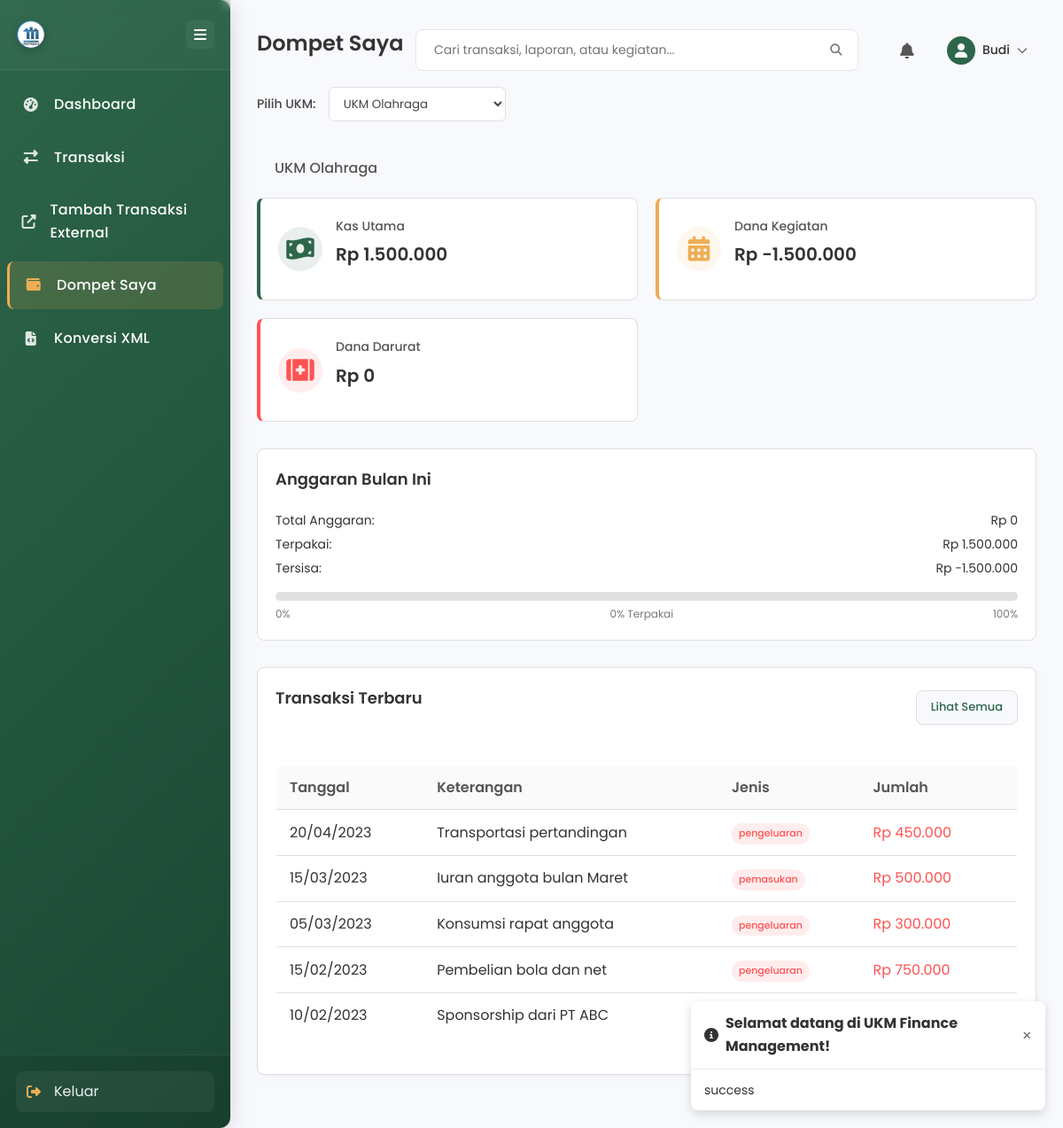
The app's page /wallet.php (signed in) with its own data.
### tables this page shows
CREATE TABLE IF NOT EXISTS `ukm` (
  `id` int(11) NOT NULL AUTO_INCREMENT,
  `nama_ukm` varchar(100) NOT NULL,
  `deskripsi` text,
  `ketua` varchar(100) DEFAULT NULL,
  `logo` varchar(255) DEFAULT NULL,
  `created_at` timestamp NOT NULL DEFAULT CURRENT_TIMESTAMP,
  `updated_at` timestamp NOT NULL DEFAULT CURRENT_TIMESTAMP ON UPDATE CURRENT_TIMESTAMP,
  PRIMARY KEY (`id`)
);

CREATE TABLE IF NOT EXISTS `transaksi` (
  `id` int(11) NOT NULL AUTO_INCREMENT,
  `ukm_id` int(11) NOT NULL,
  `jenis` enum('pemasukan','pengeluaran') NOT NULL,
  `kategori` varchar(100) NOT NULL,
  `jumlah` decimal(15,2) NOT NULL,
  `tanggal` date NOT NULL,
  `keterangan` text,
  `created_by` int(11) DEFAULT NULL,
  `created_at` timestamp NOT NULL DEFAULT CURRENT_TIMESTAMP,
  `updated_at` timestamp NOT NULL DEFAULT CURRENT_TIMESTAMP ON UPDATE CURRENT_TIMESTAMP,
  PRIMARY KEY (`id`),
  KEY `ukm_id` (`ukm_id`),
  KEY `created_by` (`created_by`),
  CONSTRAINT `transaksi_ibfk_1` FOREIGN KEY (`ukm_id`) REFERENCES `ukm` (`id`) ON DELETE CASCADE,
  CONSTRAINT `transaksi_ibfk_2` FOREIGN KEY (`created_by`) REFERENCES `users` (`id`) ON DELETE SET NULL
);

### class/finance.php (called while the page is built, shortened)
<?php
class Finance {
    private $host = 'localhost';
    private $user = 'root';
    private $pass = '';
    private $database = "ukm_finance";
    private $tblTransaksi = 'transaksi';
    private $tblUkm = 'ukm';
    private $dbConnect = false;
    public function __construct() {
        if(!$this->dbConnect) {
            try {
                $conn = new mysqli($this->host, $this->user, $this->pass, $this->database);
                $this->dbConnect = $conn;
            } catch (Exception $e) {
                error_log("Database connection error: " . $e->getMessage());
                throw new Exception("Database connection error: " . $e->getMessage());
            }
        }
    }
    public function getTransaksi($ukm_id = null, $limit = null) {
        $sqlQuery = "SELECT t.*, u.nama_ukm
                    FROM ".$this->tblTransaksi." t
                    LEFT JOIN ".$this->tblUkm." u ON t.ukm_id = u.id";
        $params = [];
        $types = "";
        if($ukm_id) {
            $sqlQuery .= " WHERE t.ukm_id = ?";
            $params[] = (int)$ukm_id;
            $types .= "i";
        }
        $sqlQuery .= " ORDER BY t.tanggal DESC";
        if($limit) {
            $sqlQuery .= " LIMIT ?";
            $params[] = (int)$limit;
            $types .= "i";
        }
        $stmt = $this->dbConnect->prepare($sqlQuery);
        if (!empty($params)) {
            $stmt->bind_param($types, ...$params);
        }
        if (!$stmt->execute()) {
            $error = $stmt->error;
            $stmt->close();
            throw new Exception("Failed to execute query: " . $error);
        }
        $result = $stmt->get_result();
        $transaksiData = [];
        while($transaksiRecord = $result->fetch_assoc()) {
            $transaksiData[] = $transaksiRecord;
        }
        return $transaksiData;
    }
    public function getLaporanKeuangan($ukm_id, $month = null) {
        $whereClause = "WHERE ukm_id = ?";
        $params = [$ukm_id];
        $types = "i";
        $sqlPemasukan = "SELECT SUM(jumlah) as total FROM ".$this->tblTransaksi."
                        $whereClause AND jenis = 'pemasukan'";
        $stmt = $this->dbConnect->prepare($sqlPemasukan);
        $stmt->bind_param($types, ...$params);
        $stmt->execute();
        $resultPemasukan = $stmt->get_result();
        $pemasukan = $resultPemasukan->fetch_assoc()['total'] ?: 0;
        $sqlPengeluaran = "SELECT SUM(jumlah) as total FROM ".$this->tblTransaksi."
                          $whereClause AND jenis = 'pengeluaran'";
        $stmt = $this->dbConnect->prepare($sqlPengeluaran);
        $stmt->bind_param($types, ...$params);
        $stmt->execute();
        $resultPengeluaran = $stmt->get_result();
        $pengeluaran = $resultPengeluaran->fetch_assoc()['total'] ?: 0;
        $saldo = $pemasukan - $pengeluaran;
        $sqlKategori = "SELECT kategori, SUM(jumlah) as total
                       FROM ".$this->tblTransaksi."
                       $whereClause
                       GROUP BY kategori";
        $stmt = $this->dbConnect->prepare($sqlKategori);
        $stmt->bind_param($types, ...$params);
        $stmt->execute();
        $resultKategori = $stmt->get_result();
        $kategoriData = array();
        while($kategori = $resultKategori->fetch_assoc()) {
            $kategoriData[] = $kategori;
        }
        $laporan = array(
            'pemasukan' => $pemasukan,
            'pengeluaran' => $pengeluaran,
            'saldo' => $saldo,
            'kategori' => $kategoriData
        );
        return $laporan;
    }
    public function getUkm() {
        try {
            $sqlQuery = "SELECT * FROM ".$this->tblUkm." ORDER BY nama_ukm";
            $result = $this->dbConnect->query($sqlQuery);
            $ukmData = array();
            while($ukmRecord = $result->fetch_assoc()) {
                $ukmData[] = $ukmRecord;
            }
            return $ukmData;
        } catch (Exception $e) {
            error_log("Error in getUkm: " . $e->getMessage());
            throw new Exception("Failed to get UKM list: " . $e->getMessage());
        }
    }
    public function getUkmSettings($ukm_id) {
        try {
            $stmt = $this->dbConnect->prepare("SELECT * FROM settings WHERE ukm_id = ?");
            $stmt->bind_param("i", $ukm_id);
            $stmt->execute();
            $result = $stmt->get_result();
            $stmt = $this->dbConnect->prepare("INSERT INTO settings (ukm_id) VALUES (?)");
            $stmt = $this->dbConnect->prepare("SELECT * FROM settings WHERE ukm_id = ?");
            $stmt->bind_param("i", $ukm_id);
            $stmt->execute();
            $result = $stmt->get_result();
            return $result->fetch_assoc();
        } catch (Exception $e) {
            error_log("Error in getUkmSettings: " . $e->getMessage());
            return null;
        }
    }
}
?>

### wallet.php (the view, shortened to what this page needs)
<?php
include('inc/header.php');
include('class/finance.php');
$finance = new Finance();
$ukms = $finance->getUkm();
$ukm_id = isset($_GET['ukm_id']) ? $_GET['ukm_id'] : (isset($_SESSION['ukm_id']) ? $_SESSION['ukm_id'] : (count($ukms) > 0 ? $ukms[0]['id'] : null));
$ukm_name = "";
if ($ukm_id) {
    foreach($ukms as $ukm) {
        if($ukm['id'] == $ukm_id) {
            $ukm_name = $ukm['nama_ukm'];
            break;
        }
    }
}
$laporan = $finance->getLaporanKeuangan($ukm_id);
$transaksi = $finance->getTransaksi($ukm_id, 5);
$settings = $finance->getUkmSettings($ukm_id);
$laporan = $laporan ?? [];
$transaksi = $transaksi ?? [];
$default_settings = [
    'monthly_budget' => 0,
    'emergency_fund' => 0
];
$settings = $settings ?? $default_settings;
$settings = array_merge($default_settings, $settings);
$wallet = [
    'cash_balance' => isset($laporan['saldo']) ? $laporan['saldo'] : 0,
    'last_updated' => date('Y-m-d H:i:s'),
    'monthly_budget' => $settings['monthly_budget'],
    'budget_remaining' => ($settings['monthly_budget'] ?? 0) - ($laporan['pengeluaran'] ?? 0),
    'budget_spent' => ($laporan['pengeluaran'] ?? 0)
];
$wallet_cards = [
    [
        'name' => 'Kas Utama',
        'balance' => $wallet['cash_balance'],
        'icon' => 'fas fa-money-bill-wave',
        'color' => 'primary'
    ],
    [
        'name' => 'Dana Kegiatan',
        'balance' => $wallet['budget_remaining'],
        'icon' => 'fas fa-calendar-alt',
        'color' => 'secondary'
    ],
    [
        'name' => 'Dana Darurat',
        'balance' => $settings['emergency_fund'],
        'icon' => 'fas fa-first-aid',
        'color' => 'danger'
    ]
];
?>
<div class="wrapper">
    <?php include('inc/sidebar.php'); ?>
    <div id="main-content">
        <section class="wallet-page">            <div class="page-header">
                <h1>Dompet Saya</h1>
                <?php include('inc/profile_bar.php'); ?>
            </div>
            <?php if($ukm_id): ?>
                <div class="ukm-selector">
                    <form method="GET" action="">
                        <label for="ukm">Pilih UKM:</label>
                        <select name="ukm_id" id="ukm" onchange="this.form.submit()">
                            <?php foreach($ukms as $ukm): ?>
                                <option value="<?php echo $ukm['id']; ?>" <?php echo ($ukm['id'] == $ukm_id) ? 'selected' : ''; ?>>
                                    <?php echo $ukm['nama_ukm']; ?>
                                </option>
                            <?php endforeach; ?>
                        </select>
                    </form>
                </div>
            <?php else: ?>
                <div class="no-ukm">
                    <p>Tidak ada UKM yang tersedia. Silakan hubungi administrator.</p>
                </div>
            <?php endif; ?>
            <p class="ukm-title">
                <?php echo $ukm_name ? "$ukm_name" : "Pilih UKM terlebih dahulu"; ?>
            </p>
            <div class="wallet-overview">
                <?php foreach ($wallet_cards as $card): ?>
                    <div class="wallet-card <?php echo $card['color']; ?>">
                        <div class="wallet-card-icon">
                            <i class="<?php echo $card['icon']; ?>"></i>
                        </div>
                        <div class="wallet-card-content">
                            <h3><?php echo $card['name']; ?></h3>
                            <h2>Rp <?php echo number_format($card['balance'], 0, ',', '.'); ?></h2>
                        </div>
                    </div>
                <?php endforeach; ?>
            </div>
            <div class="budget-progress">
                <h2>Anggaran Bulan Ini</h2>
                <div class="budget-details">
                    <div class="budget-info">
                        <span>Total Anggaran:</span>
                        <span>Rp <?php echo number_format($wallet['monthly_budget'], 0, ',', '.'); ?></span>
                    </div>
                    <div class="budget-info">
                        <span>Terpakai:</span>
                        <span>Rp <?php echo number_format($wallet['budget_spent'], 0, ',', '.'); ?></span>
                    </div>
                    <div class="budget-info">
                        <span>Tersisa:</span>
                        <span>Rp <?php echo number_format($wallet['budget_remaining'], 0, ',', '.'); ?></span>
                    </div>
                </div>
                <div class="progress-bar-container">
                    <?php $percentage = ($wallet['monthly_budget'] > 0) ? ($wallet['budget_spent'] / $wallet['monthly_budget']) * 100 : 0; ?>
                </div>
                <div class="progress-label">
                    <span>0%</span>
                    <span><?php echo round($percentage, 1); ?>% Terpakai</span>
                    <span>100%</span>
                </div>
            </div>
            <div class="recent-transactions">
                <div class="card-header">
                    <h2>Transaksi Terbaru</h2>
                    <a href="transaksi.php" class="btn btn-sm btn-outline">Lihat Semua</a>
                </div>
                <div class="transaction-list">
                    <?php if (empty($transaksi)): ?>
                        <div class="empty-state">
                            <i class="fas fa-receipt"></i>
                            <p>Belum ada transaksi</p>
                        </div>
                    <?php else: ?>
                        <table class="transaction-table">
                            <thead>
                                <tr>
                                    <th>Tanggal</th>
                                    <th>Keterangan</th>
                                    <th>Jenis</th>
                                    <th>Jumlah</th>
                                </tr>
                            </thead>
                            <tbody>
                                <?php foreach($transaksi as $t): ?>
                                    <tr>
                                        <td><?php echo date('d/m/Y', strtotime($t['tanggal'])); ?></td>
                                        <td><?php echo $t['keterangan']; ?></td>
                                        <td>
                                            <span class="badge <?php echo $t['jenis'] == 'Pemasukan' ? 'badge-success' : 'badge-danger'; ?>">
                                                <?php echo $t['jenis']; ?>
                                            </span>
                                        </td>
                                        <td class="<?php echo $t['jenis'] == 'Pemasukan' ? 'text-success' : 'text-danger'; ?>">
                                            Rp <?php echo number_format($t['jumlah'], 0, ',', '.'); ?>
                                        </td>
                                    </tr>
                                <?php endforeach; ?>
                            </tbody>
                        </table>
                    <?php endif; ?>
                </div>
            </div>
        </section>
    </div>
</div>

### style/sidebar.css (style rules this page uses)
.wrapper { display: flex; width: 100%; min-height: 100vh; }
#main-content { width: calc(100% - 260px); margin-left: 260px; transition: all 0.3s ease; padding: 0; position: relative; }

### style/animations.css (style rules this page uses)
.btn, .btn-sm, .filter-period { transition: all 0.3s ease; }

### style/finance-summary.css (style rules this page uses)
.card-header { display: flex; justify-content: space-between; margin-bottom: 20px; }

### style/profile.css (style rules this page uses)
.text-danger { color: var(--danger-color, #FF5252) !important; }

### records on screen
ukm: nama_ukm "UKM Olahraga"
transaksi: tanggal "20/04/2023", keterangan "Transportasi pertandingan", jenis "pengeluaran", jumlah "450.000"
transaksi: tanggal "15/03/2023", keterangan "Iuran anggota bulan Maret", jenis "pemasukan", jumlah "500.000"
transaksi: tanggal "05/03/2023", keterangan "Konsumsi rapat anggota", jenis "pengeluaran", jumlah "300.000"
transaksi: tanggal "15/02/2023", keterangan "Pembelian bola dan net", jenis "pengeluaran", jumlah "750.000"
transaksi: tanggal "10/02/2023", keterangan "Sponsorship dari PT ABC"

### other values on screen
explode(' ', $_SESSION['user_name'])[0] "Budi"
$card['name'] "Kas Utama"
$card['balance'] "1.500.000"
$card['name'] "Dana Kegiatan"
$card['balance'] "-1.500.000"
$card['name'] "Dana Darurat"
$card['balance'] "0"
$wallet['monthly_budget'] "0"
$wallet['budget_spent'] "1.500.000"
$wallet['budget_remaining'] "-1.500.000"
$percentage "0"
form field ukm_id "UKM Olahraga"
